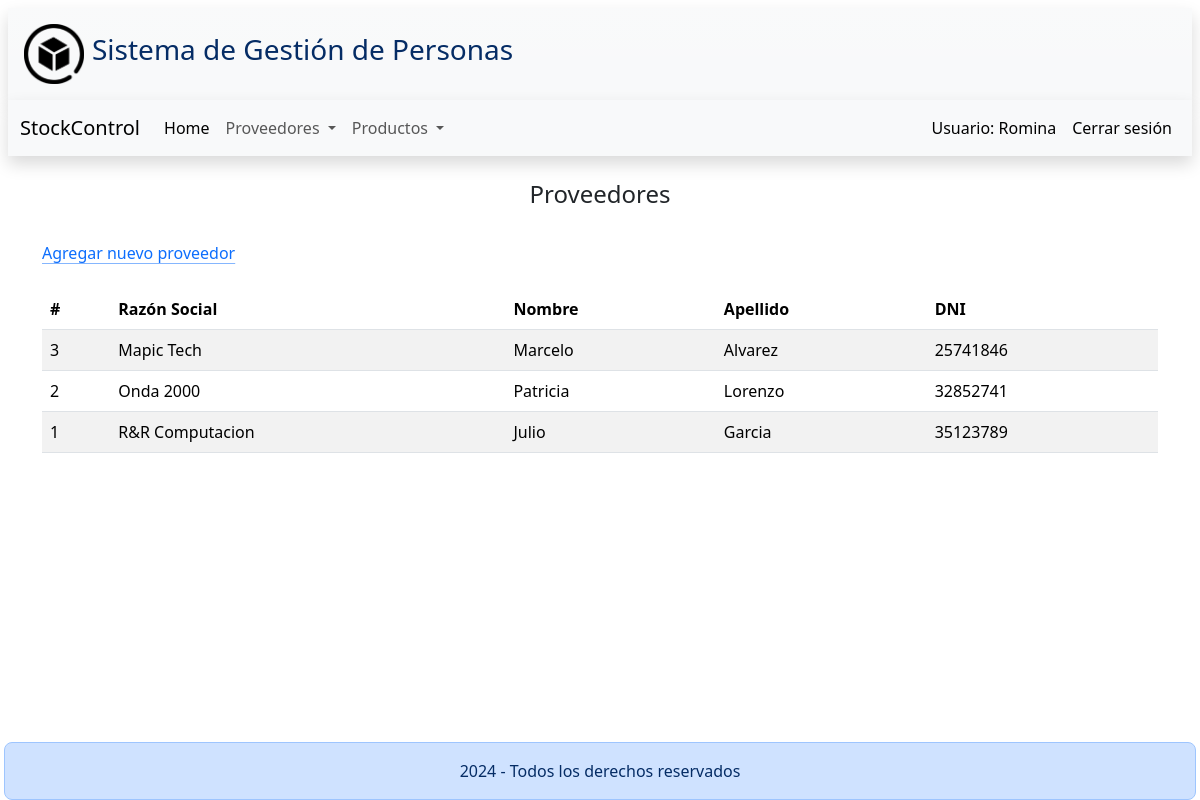
The page /compra/listado-proveedores/ (signed in) on the database as committed earlier.
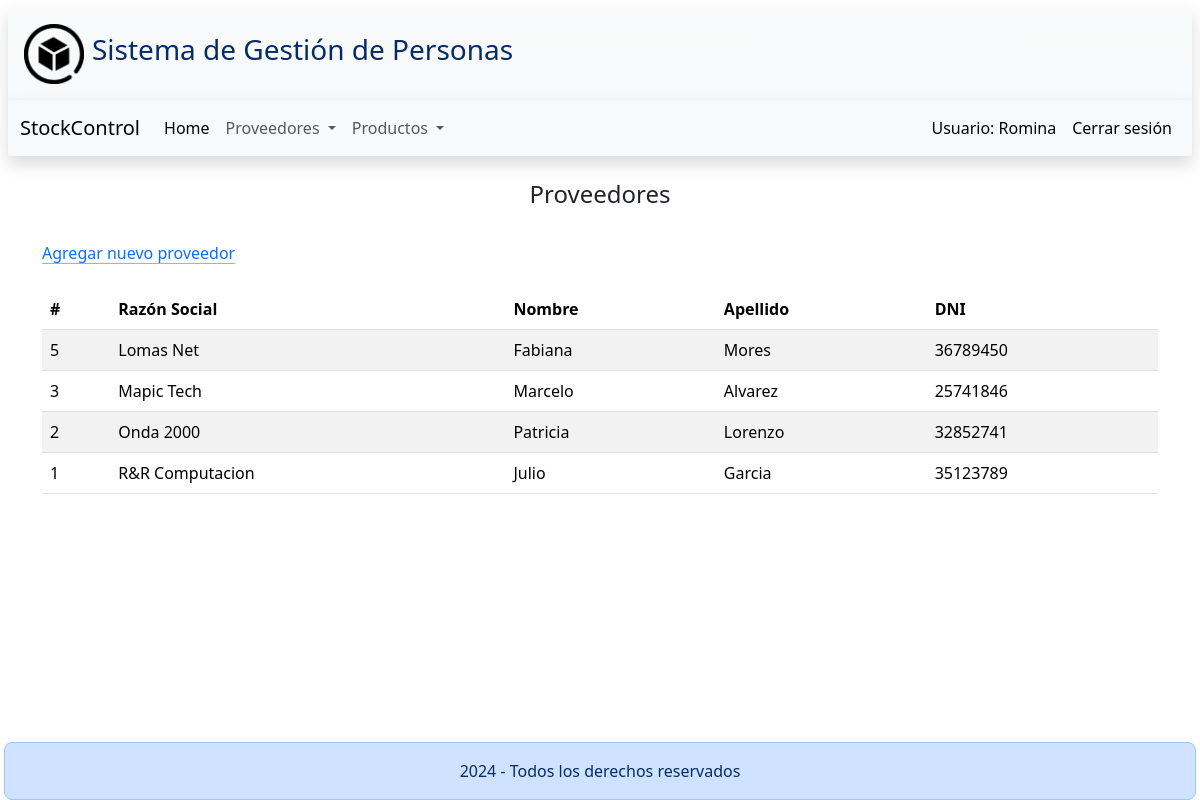
The same page on the database as committed later.
### compra/models.py (models this page shows, shortened)
class Proveedor(models.Model):
    razon_social = models.CharField(max_length = 100)
    nombre = models.CharField(max_length = 50)
    apellido = models.CharField(max_length = 50)
    dni = models.IntegerField(blank = False)
    class Meta:
        ordering = ('razon_social',)

### compra/views.py (the view)
# urls.py: path('listado-proveedores/', listar_proveedores, name = 'listado-proveedores'),
@login_required
def listar_proveedores(request):
    proveedores = Proveedor.objects.all()
    return render(request, 'compra/listado-proveedores.html', {'proveedores': proveedores})

### compra/templates/compra/listado-proveedores.html
{% extends 'base/index.html' %}
{% block contenido %}
<div class="container">
    <h4 class="text-center p-4">Proveedores</h4>
    <a class="icon-link" href="{% url 'alta-proveedor' %}">
        Agregar nuevo proveedor
    </a>
    <table class='table table-striped mt-4'>
        <thead>
            <tr>
                <th scope="col">#</th>
                <th scope="col">Razón Social</th>
                <th scope="col">Nombre</th>
                <th scope="col">Apellido</th>
                <th scope="col">DNI</th>
            </tr>
        </thead>
        <tbody>
            {% for proveedor in proveedores %}
            <tr>
                <td>{{ proveedor.id }}</td>
                <td>{{ proveedor.razon_social }}</td>
                <td>{{ proveedor.nombre }}</td>
                <td>{{ proveedor.apellido }}</td>
                <td>{{ proveedor.dni }}</td>
            </tr>
            {% endfor %}
        </tbody>
    </table>
</div>
{% endblock%}

Rows that differ between the two databases and show on the page:
added Proveedor: id "5", razon_social "Lomas Net", nombre "Fabiana", apellido "Mores", dni "36789450"
